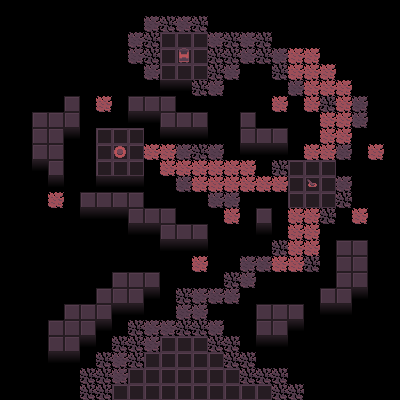

This game map was drawn from its Tiled (.tmx) file and the tilesets committed beside it. A one-line description and the trimmed map source follow:
An orthogonal 25x25 tile map with 16x16 px tiles, 5 tile layers (Ground, SwitchOff, SwitchOn, ButtonPath, ...) and 1 object (Trigger).

<map version="1.2" tiledversion="1.3.4" orientation="orthogonal" renderorder="right-down" width="25" height="25" tilewidth="16" tileheight="16" infinite="0" nextlayerid="14" nextobjectid="3">
 <properties>
  <property name="Caption" value="The more I look,|the more jumbled they become.;I keep going back and forth." />
  <property name="SpawnX" type="int" value="10" />
  <property name="SpawnY" type="int" value="23" />
 </properties>
 <tileset firstgid="1" source="Tileset.tsx" />
 <layer id="1" name="Ground" width="25" height="25">
  <data>[625 cells, 222 non-empty, 5 distinct tile ids]</data>
 </layer>
 <layer id="9" name="SwitchOff" width="25" height="25">
  <properties>
   <property name="Activated" type="bool" value="true" />
   <property name="ActivatorX" type="int" value="19" />
   <property name="ActivatorY" type="int" value="11" />
  </properties>
  <data>[625 cells, 20 non-empty, 1 distinct tile ids]</data>
 </layer>
 <layer id="10" name="SwitchOn" width="25" height="25">
  <properties>
   <property name="Activated" type="bool" value="false" />
   <property name="ActivatorX" type="int" value="19" />
   <property name="ActivatorY" type="int" value="11" />
  </properties>
  <data>[625 cells, 15 non-empty, 1 distinct tile ids]</data>
 </layer>
 <layer id="11" name="ButtonPath" width="25" height="25">
  <properties>
   <property name="Activated" type="bool" value="false" />
   <property name="ActivatorX" type="int" value="7" />
   <property name="ActivatorY" type="int" value="9" />
  </properties>
  <data>[625 cells, 10 non-empty, 1 distinct tile ids]</data>
 </layer>
 <layer id="2" name="Stuff" width="25" height="25">
  <data>[625 cells, 3 non-empty, 3 distinct tile ids]</data>
 </layer>
 <objectgroup id="13" name="Triggers">
  <object id="2" type="Trigger" x="288" y="160" width="48" height="48">
   <properties>
    <property name="Content" value="Space to switch" />
   </properties>
  </object>
 </objectgroup>
</map>
